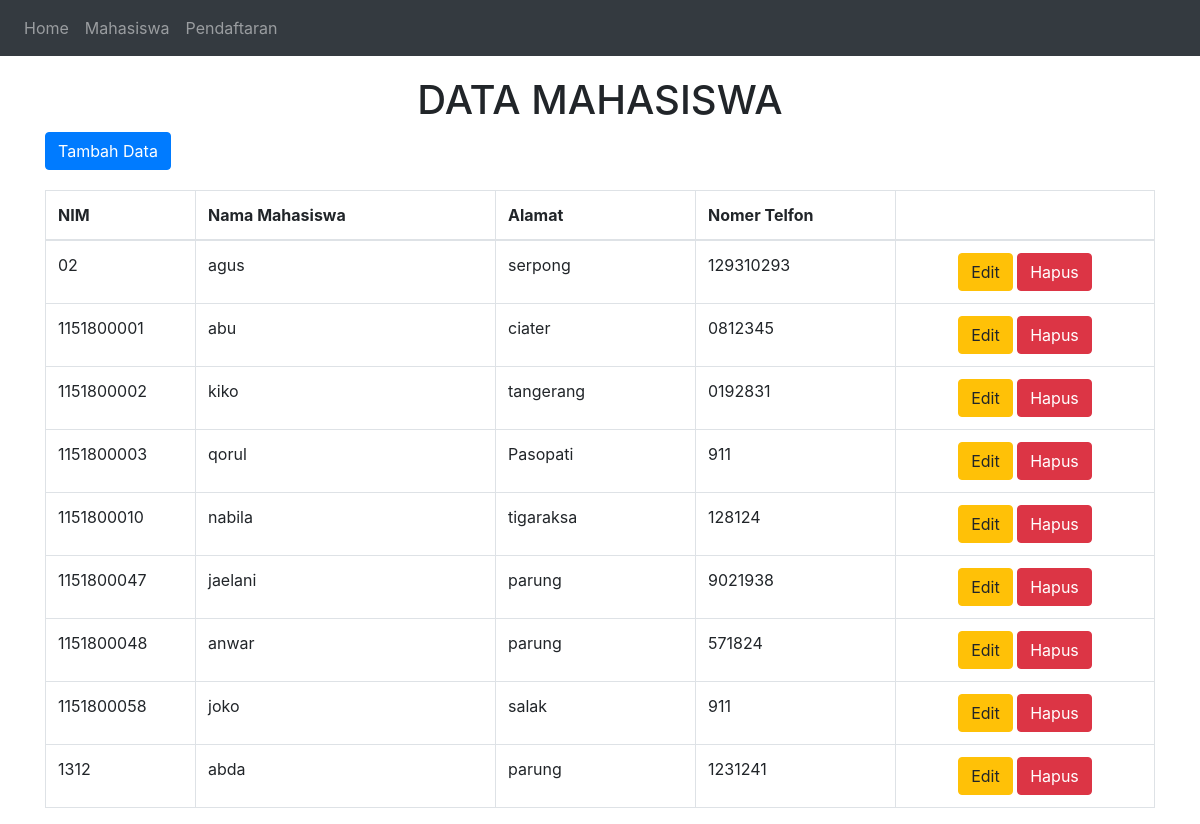
Screenshot of /?page=mahasiswa with the database file from the repository.
### tables this page shows
CREATE TABLE `mahasiswa` (
  `nim` varchar(11) NOT NULL,
  `nmmahasiswa` varchar(500) NOT NULL,
  `alamat` varchar(500) NOT NULL,
  `telp` varchar(15) NOT NULL
);

### tampil_mahasiswa.php (the view, shortened to what this page needs)
<h1 align="center"> DATA MAHASISWA </h1>
<a class="btn btn-primary" href="?page=mahasiswa&action=tambah" style="margin-bottom: 10px">Tambah Data</a>
<table class="table table-bordered" style="margin-top: 10px">
    <thead>
      <tr>
        <th width="150px">NIM</th>
        <th width="300px">Nama Mahasiswa</th>
        <th width="200px">Alamat</th>
        <th width="200px">Nomer Telfon</th>
        <th></th>
      </tr>
    </thead>
    <tbody>
        <?php
        $sql = "SELECT * FROM mahasiswa ORDER BY nim ASC";
        $result = $conn->query($sql);
            while($row = $result->fetch_assoc()) {
        ?>
            <tr>
                <td><?php echo $row['nim']; ?></td>
                <td><?php echo $row['nmmahasiswa']; ?></td>
                <td><?php echo $row['alamat']; ?></td>
                <td><?php echo $row['telp']; ?></td>
                <td align="center">
                    <a class="btn btn-warning" href="?page=mahasiswa&action=update&nim=<?php echo $row['nim']; ?>">Edit</a>
                    <a onclick="return confirm('Yakin menghapus data ini ?')" class="btn btn-danger" href="?page=mahasiswa&action=hapus&nim=<?php echo $row['nim']; ?>">Hapus</a>
                </td>
            </tr>
    <?php
        }
    ?>
   </tbody>
</table>

### index.php (shortened to what this page needs)
<?php
    include "config.php";
?>
<!doctype html>
<html lang='en'>
    <head>
        <link rel="stylesheet" href="assets/css/bootstrap.min.css">
        <link rel="stylesheet" href="assets/css/jquery.dataTables.min.css">
        <link rel="stylesheet" href="assets/css/bootstrap-chosen.css">
    </head>
    <body>
                <nav class="navbar navbar-expand-sm bg-dark navbar-dark">
        <ul class="navbar-nav">
            <li class="nav-item">
            <a class="nav-link" href="index.php">Home</a>
            </li>
            <li class="nav-item">
            <a class="nav-link" href="?page=mahasiswa">Mahasiswa</a>
            </li>
            <li class="nav-item">
            <a class="nav-link" href="?page=pendaftaran">Pendaftaran</a>
            </li>
        </ul>
        </nav>
        <div class="container" style="margin-top: 20px" >
            <?php
            $page = isset($_GET['page']) ? $_GET['page'] : "";
            $action = isset($_GET['action']) ? $_GET['action'] : "";
            if ($page==""){
                include "welcome.php";
            }elseif ($page=="mahasiswa"){
                if ($action==""){
                    include "tampil_mahasiswa.php";
                }elseif ($action=="tambah"){
                    include "tambah_mahasiswa.php";
                }elseif ($action=="update"){
                    include "update_mahasiswa.php";
                }else{
                    include "hapus_mahasiswa.php";
                }
            }elseif ($page=="perangkingan"){
                if ($action==""){
                    include "tampil_perangkingan.php";
                }
            }elseif ($page=="persyaratan"){
                if ($action==""){
                    include "tampil_persyaratan.php";
                }
            }else{
                include "NAMA_HALAMAN";
            }
            ?>
        </div>
    </body>
</html>

### rows the page displays
mahasiswa: nim "02", nmmahasiswa "agus", alamat "serpong", telp "129310293"
mahasiswa: nim "1151800001", nmmahasiswa "abu", alamat "ciater", telp "0812345"
mahasiswa: nim "1151800002", nmmahasiswa "kiko", alamat "tangerang", telp "0192831"
mahasiswa: nim "1151800003", nmmahasiswa "qorul", alamat "Pasopati", telp "911"
mahasiswa: nim "1151800010", nmmahasiswa "nabila", alamat "tigaraksa", telp "128124"
mahasiswa: nim "1151800047", nmmahasiswa "jaelani", alamat "parung", telp "9021938"
mahasiswa: nim "1151800048", nmmahasiswa "anwar", alamat "parung", telp "571824"
mahasiswa: nim "1151800058", nmmahasiswa "joko", alamat "salak", telp "911"
mahasiswa: nim "1312", nmmahasiswa "abda", alamat "parung", telp "1231241"
